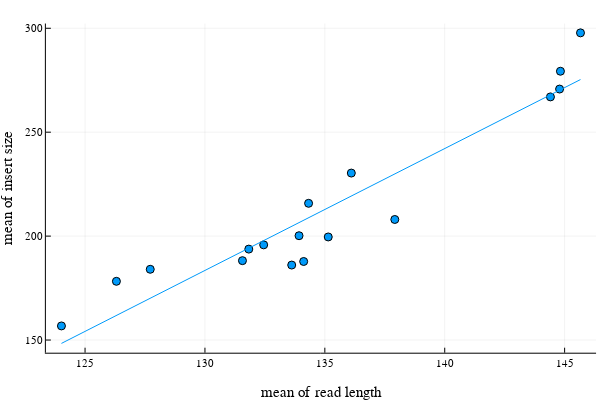

The notebook cell this image was saved under:
### Code cell
scatter(readDF[!, "mean"], insertDF[!, "MEAN"], xlabel="mean of read length", ylabel="mean of insert size", label=false, smooth=true, legend = :bottomright)

### Figure 1 — Plotly figure (JSON) as saved in the notebook; plotly's stock layout.template omitted (floating-point values rounded to 4 significant figures)
{"data": [{"colorbar": {"title": ""}, "legendgroup": "", "marker": {"color": "rgba(0, 154, 250, 1.000)", "line": {"color": "rgba(0, 0, 0, 1.000)", "width": 1}, "size": 8, "symbol": "circle"}, "mode": "markers", "name": "", "showlegend": false, "type": "scatter", "x": [144.8, 144.4, 145.7, 134.3, 127.7, 144.8, 126.3, 131.8, 131.6, 124.0, 133.6, 135.1, 137.9, 134.1, 133.9, 136.1, 132.4], "xaxis": "x", "y": [270.8, 267.0, 297.8, 215.8, 184.0, 279.3, 178.3, 193.7, 188.2, 156.8, 186.1, 199.6, 208.0, 187.8, 200.2, 230.3, 195.8], "yaxis": "y", "zmax": null, "zmin": null}, {"colorbar": {"title": ""}, "legendgroup": "", "line": {"color": "rgba(0, 154, 250, 1.000)", "dash": "solid", "shape": "linear", "width": 1}, "mode": "lines", "name": "", "showlegend": false, "type": "scatter", "x": [124.0, 145.7], "xaxis": "x", "y": [148.4, 275.3], "yaxis": "y", "zmax": null, "zmin": null}], "layout": {"annotations": [], "height": 400, "legend": {"bgcolor": "rgba(255, 255, 255, 1.000)", "bordercolor": "rgba(0, 0, 0, 1.000)", "borderwidth": 1, "font": {"color": "rgba(0, 0, 0, 1.000)", "family": "sans-serif", "size": 11}, "title": {"font": {"color": "rgba(0, 0, 0, 1.000)", "family": "sans-serif", "size": 15}, "text": ""}, "tracegroupgap": 0, "traceorder": "normal", "x": 1, "xanchor": "right", "y": 0.07, "yanchor": "bottom"}, "margin": {"b": 20, "l": 0, "r": 0, "t": 20}, "paper_bgcolor": "rgba(255, 255, 255, 1.000)", "plot_bgcolor": "rgba(255, 255, 255, 1.000)", "showlegend": true, "width": 600, "xaxis": {"anchor": "y", "domain": [0.07647, 0.9934], "gridcolor": "rgba(0, 0, 0, 0.100)", "gridwidth": 0.5, "linecolor": "rgba(0, 0, 0, 1.000)", "mirror": false, "range": [123.4, 146.3], "showgrid": true, "showline": true, "showticklabels": true, "tickangle": 0, "tickcolor": "rgb(0, 0, 0)", "tickfont": {"color": "rgba(0, 0, 0, 1.000)", "family": "sans-serif", "size": 11}, "tickmode": "array", "ticks": "inside", "ticktext": ["125", "130", "135", "140", "145"], "tickvals": [125, 130, 135, 140, 145], "title": "mean of read length", "titlefont": {"color": "rgba(0, 0, 0, 1.000)", "family": "sans-serif", "size": 15}, "type": "-", "visible": true, "zeroline": false, "zerolinecolor": "rgba(0, 0, 0, 1.000)"}, "yaxis": {"anchor": "x", "domain": [0.07581, 0.9902], "gridcolor": "rgba(0, 0, 0, 0.100)", "gridwidth": 0.5, "linecolor": "rgba(0, 0, 0, 1.000)", "mirror": false, "range": [143.9, 302.3], "showgrid": true, "showline": true, "showticklabels": true, "tickangle": 0, "tickcolor": "rgb(0, 0, 0)", "tickfont": {"color": "rgba(0, 0, 0, 1.000)", "family": "sans-serif", "size": 11}, "tickmode": "array", "ticks": "inside", "ticktext": ["150", "200", "250", "300"], "tickvals": [150, 200, 250, 300], "title": "mean of insert size", "titlefont": {"color": "rgba(0, 0, 0, 1.000)", "family": "sans-serif", "size": 15}, "type": "-", "visible": true, "zeroline": false, "zerolinecolor": "rgba(0, 0, 0, 1.000)"}}}
